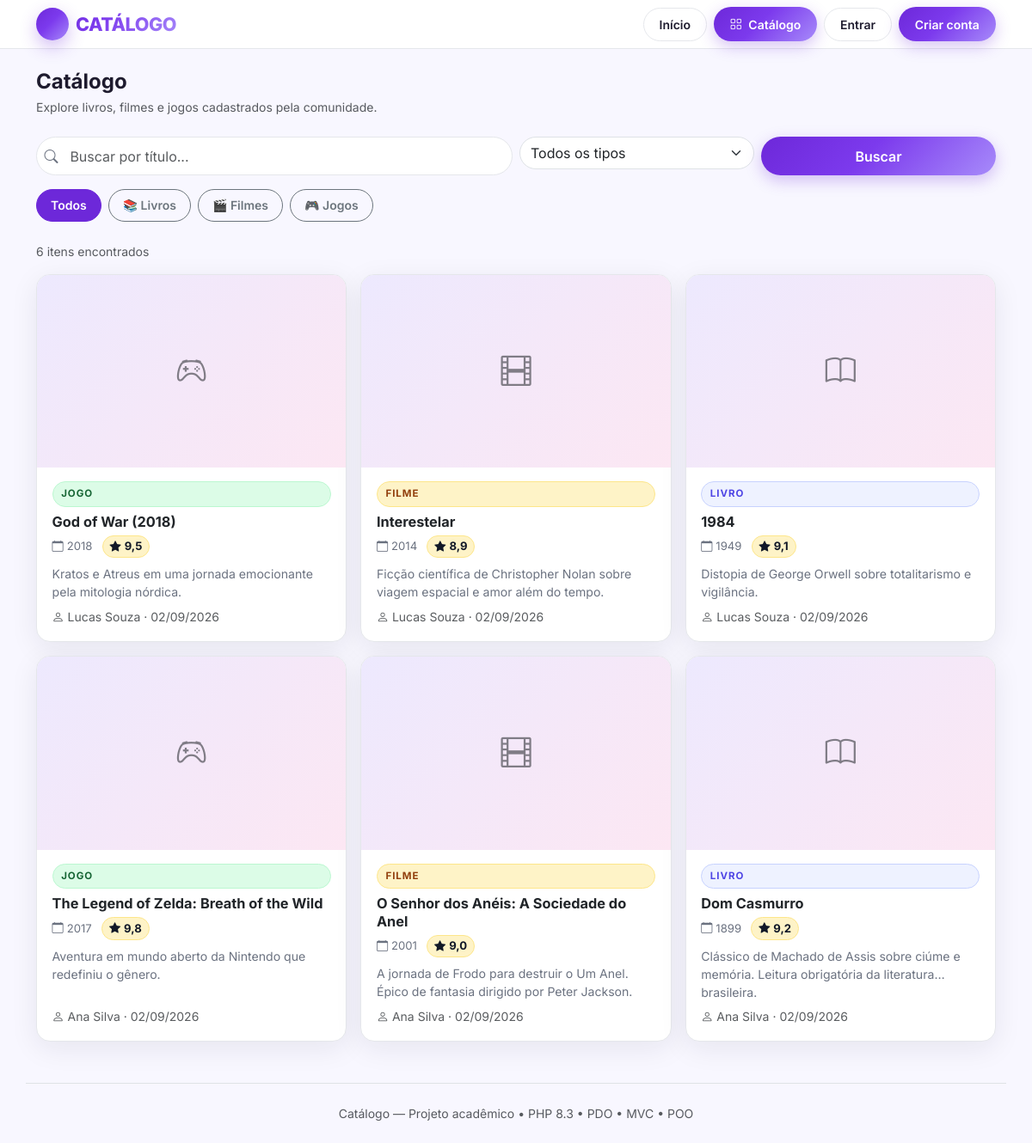
/View/catalog.php, run on the app's committed database.
### tables this page shows
CREATE TABLE IF NOT EXISTS itens (
    id          INT AUTO_INCREMENT PRIMARY KEY,
    usuario_id  INT NOT NULL,
    titulo      VARCHAR(190) NOT NULL,
    tipo        ENUM('livro','filme','jogo') NOT NULL,
    descricao   TEXT NOT NULL,
    ano         SMALLINT UNSIGNED NOT NULL,
    nota        DECIMAL(3,1) NOT NULL,
    imagem      VARCHAR(255) DEFAULT NULL,
    criado_em   DATETIME NOT NULL DEFAULT CURRENT_TIMESTAMP,
    CONSTRAINT fk_itens_usuario
        FOREIGN KEY (usuario_id) REFERENCES usuarios(id)
        ON DELETE CASCADE
        ON UPDATE CASCADE,
    INDEX idx_tipo (tipo),
    INDEX idx_titulo (titulo),
    INDEX idx_usuario (usuario_id),
    INDEX idx_criado (criado_em)
);

CREATE TABLE IF NOT EXISTS usuarios (
    id         INT AUTO_INCREMENT PRIMARY KEY,
    nome       VARCHAR(120) NOT NULL,
    email      VARCHAR(190) NOT NULL UNIQUE,
    senha      VARCHAR(255) NOT NULL,
    criado_em  DATETIME NOT NULL DEFAULT CURRENT_TIMESTAMP
);

### Model/Conexao.php (called while the page is built, shortened)
<?php
class Conexao
{
    private static ?PDO $instancia = null;
    public static function obterInstancia(): PDO
    {
        if (self::$instancia === null) {
            try {
                $dsn = "mysql:host=" . DB_HOST
                     . ";port=" . DB_PORT
                     . ";dbname=" . DB_NAME
                     . ";charset=utf8mb4";
                self::$instancia = new PDO($dsn, DB_USER, DB_PASSWORD, [
                    PDO::ATTR_ERRMODE            => PDO::ERRMODE_EXCEPTION,
                    PDO::ATTR_DEFAULT_FETCH_MODE => PDO::FETCH_ASSOC,
                    PDO::ATTR_EMULATE_PREPARES   => false,
                ]);
            } catch (PDOException $erro) {
                die("Erro ao conectar ao banco de dados: " . $erro->getMessage());
            }
        }
        return self::$instancia;
    }
}

### Controller/UsuarioController.php (called while the page is built, shortened)
<?php
class UsuarioController
{
    public function estaLogado(): bool
    {
        return isset($_SESSION["id_usuario"]);
    }
}

### Controller/ItemController.php (called while the page is built, shortened)
<?php
class ItemController
{
    private Item $itemModel;
    public function __construct()
    {
        $this->itemModel = new Item();
    }
    public function listarItens(?string $tipo, ?string $busca): array
    {
        return $this->itemModel->listarItens($tipo, $busca);
    }
}

### Model/Item.php (called while the page is built, shortened)
<?php
class Item
{
    private PDO $db;
    public function __construct()
    {
        $this->db = Conexao::obterInstancia();
    }
    public function listarItens(
        ?string $tipo = null,
        ?string $busca = null,
        ?int $idUsuario = null,
        int $limite = 0
    ): array {
        try {
            $sql = "SELECT i.id,
                           i.titulo,
                           i.tipo,
                           i.descricao,
                           i.ano,
                           i.nota,
                           i.imagem,
                           i.criado_em,
                           i.usuario_id,
                           u.nome AS nome_usuario
                    FROM itens i
                    INNER JOIN usuarios u ON u.id = i.usuario_id
                    WHERE 1 = 1";
            $parametros = [];
            $sql .= " ORDER BY i.criado_em DESC, i.id DESC";
            $stmt = $this->db->prepare($sql);
            $stmt->execute();
            return $stmt->fetchAll();
        } catch (PDOException $erro) {
            error_log("Erro ao listar itens: " . $erro->getMessage());
            return [];
        }
    }
}

### View/catalog.php (the view, shortened to what this page needs)
<?php
$usuarioController = new UsuarioController();
$itemController    = new ItemController();
$estaLogado = $usuarioController->estaLogado();
$tipo  = isset($_GET["tipo"])  ? trim($_GET["tipo"])  : null;
$busca = isset($_GET["busca"]) ? trim($_GET["busca"]) : null;
$itens = $itemController->listarItens($tipo, $busca);
function esc(string $v): string { return htmlspecialchars($v, ENT_QUOTES, "UTF-8"); }
function iconeTipo(string $t): string { return match($t){"livro"=>"bi-book","filme"=>"bi-film","jogo"=>"bi-controller",default=>"bi-tag"}; }
function classeBadge(string $t): string { return match($t){"livro"=>"badge-livro","filme"=>"badge-filme","jogo"=>"badge-jogo",default=>"badge-livro"}; }
?>
<!DOCTYPE html>
<html lang="pt-BR">
<head>
    <link href="https://cdn.jsdelivr.net/npm/bootstrap@5.3.3/dist/css/bootstrap.min.css" rel="stylesheet">
    <link href="https://cdn.jsdelivr.net/npm/bootstrap-icons@1.11.3/font/bootstrap-icons.min.css" rel="stylesheet">
    <link rel="stylesheet" href="../templates/css/global.css">
</head>
<body>
<nav class="navbar-catalogo">
    <div class="container py-2 d-flex align-items-center justify-content-between gap-3 flex-wrap">
        <a href="../index.php" class="brand d-flex align-items-center gap-2 text-decoration-none">
            <span class="logo-circle" style="width:38px;height:38px;font-size:1.1rem"><i class="bi bi-collection-play"></i></span>
            CATÁLOGO
        </a>
        <div class="d-flex align-items-center gap-2 flex-wrap">
            <a href="../index.php" class="btn btn-contorno btn-sm">Início</a>
            <a href="catalog.php" class="btn btn-primario btn-sm"><i class="bi bi-grid me-1"></i> Catálogo</a>
            <?php if ($estaLogado): ?>
                <a href="meus-itens.php" class="btn btn-contorno btn-sm">Meus itens</a>
                <a href="create.php" class="btn btn-contorno btn-sm"><i class="bi bi-plus-lg me-1"></i> Cadastrar</a>
                <a href="logout.php" class="btn btn-contorno btn-sm">Sair</a>
            <?php else: ?>
                <a href="login.php" class="btn btn-contorno btn-sm">Entrar</a>
                <a href="register.php" class="btn btn-primario btn-sm">Criar conta</a>
            <?php endif; ?>
        </div>
    </div>
</nav>
<main class="container py-4">
    <div class="d-flex align-items-center justify-content-between flex-wrap gap-3 mb-4">
        <div>
            <h1 class="h4 fw-bold mb-1">Catálogo</h1>
            <p class="text-muted small mb-0">Explore livros, filmes e jogos cadastrados pela comunidade.</p>
        </div>
    </div>
    <form method="GET" action="catalog.php" class="mb-4">
        <div class="row g-2">
            <div class="col-md-6 busca-wrap">
                <i class="bi bi-search"></i>
                <input type="text" name="busca" value="<?= esc($busca ?? "") ?>" class="form-control busca-input" placeholder="Buscar por título...">
            </div>
            <div class="col-md-3">
                <select name="tipo" class="form-select" style="border-radius:999px">
                    <option value="">Todos os tipos</option>
                </select>
            </div>
            <div class="col-md-3 d-flex gap-2">
                <button type="submit" class="btn btn-primario flex-grow-1">Buscar</button>
            </div>
        </div>
        <div class="filtros d-flex gap-2 mt-3 flex-wrap">
            <a href="catalog.php<?= $busca ? '?busca='.urlencode($busca) : '' ?>" class="btn btn-sm <?= $tipo===null?'active btn-dark':'btn-outline-secondary' ?>">Todos</a>
            <a href="catalog.php?tipo=livro<?= $busca ? '&busca='.urlencode($busca) : '' ?>" class="btn btn-sm <?= $tipo==='livro'?'active btn-dark':'btn-outline-secondary' ?>">📚 Livros</a>
            <a href="catalog.php?tipo=filme<?= $busca ? '&busca='.urlencode($busca) : '' ?>" class="btn btn-sm <?= $tipo==='filme'?'active btn-dark':'btn-outline-secondary' ?>">🎬 Filmes</a>
            <a href="catalog.php?tipo=jogo<?= $busca ? '&busca='.urlencode($busca) : '' ?>" class="btn btn-sm <?= $tipo==='jogo'?'active btn-dark':'btn-outline-secondary' ?>">🎮 Jogos</a>
        </div>
    </form>
    <div class="d-flex align-items-center justify-content-between mb-3">
        <span class="text-muted small"><?= count($itens) ?> itens encontrados</span>
    </div>
    <?php if (empty($itens)): ?>
        <div class="info-box text-center py-5">
            <div class="fs-1 mb-2">🔍</div>
            <p class="text-muted mb-3">Nenhum item encontrado.</p>
            <?php if ($estaLogado): ?>
                <a href="create.php" class="btn btn-primario">Cadastrar um item</a>
            <?php else: ?>
                <a href="register.php" class="btn btn-primario">Crie sua conta</a>
            <?php endif; ?>
        </div>
    <?php else: ?>
        <div class="row g-3">
            <?php foreach ($itens as $item): ?>
                <div class="col-12 col-sm-6 col-lg-4">
                    <a href="item.php?id=<?= (int)$item["id"] ?>" class="text-decoration-none text-dark">
                        <div class="card-catalogo">
                            <div class="capa-wrap">
                                <?php if (!empty($item["imagem"])): ?>
                                    <img src="../storage/uploads/capas/<?= esc($item["imagem"]) ?>" alt="<?= esc($item["titulo"]) ?>">
                                <?php else: ?>
                                    <span class="capa-placeholder"><i class="bi <?= iconeTipo($item["tipo"]) ?>"></i></span>
                                <?php endif; ?>
                            </div>
                            <div class="card-body-catalogo">
                                <span class="badge-tipo <?= classeBadge($item["tipo"]) ?>"><?= esc($item["tipo"]) ?></span>
                                <h3 class="card-titulo"><?= esc($item["titulo"]) ?></h3>
                                <div class="meta mb-2">
                                    <span><i class="bi bi-calendar me-1"></i><?= (int)$item["ano"] ?></span>
                                    <span class="nota"><i class="bi bi-star-fill me-1"></i><?= number_format((float)$item["nota"],1,",",".") ?></span>
                                </div>
                                <p class="card-desc mb-0"><?= esc(mb_strimwidth($item["descricao"],0,110,"...")) ?></p>
                                <small class="text-muted mt-2 d-block"><i class="bi bi-person me-1"></i><?= esc($item["nome_usuario"]) ?> · <?= date("d/m/Y", strtotime($item["criado_em"])) ?></small>
                            </div>
                        </div>
                    </a>
                </div>
            <?php endforeach; ?>
        </div>
    <?php endif; ?>
</main>
<footer class="container py-4 mt-4 text-center text-muted small border-top">
    Catálogo — Projeto acadêmico • PHP 8.3 • PDO • MVC • POO
</footer>
</body>
</html>

### templates/css/global.css (style rules this page uses)
:root { --roxo:#6d28d9; --roxo-esc:#4c1d95; --laranja:#f59e0b; --bg:#f8f7ff; --texto:#1e1b2e; --muted:#6b7280; --borda:#e5e7eb; --card:#ffffff; --radius:16px; --sombra:0 8px 32px rgba(30,27,46,.08); --grad:linear-gradient(135deg,#6d28d9 0%,#7c3aed 45%,#a78bfa 100%); --grad-esc:linear-gradient(135deg,#4c1d95 0%,#6d28d9 100%); }
* { box-sizing:border-box }
html,body { height:100% }
body { font-family:'Inter',system-ui,-apple-system,Segoe UI,Roboto,Helvetica,Arial,sans-serif; background:var(--bg); color:var(--texto); margin:0; -webkit-font-smoothing:antialiased; }
a { color:var(--roxo);text-decoration:none }
.navbar-catalogo { background:rgba(255,255,255,.92); backdrop-filter:blur(10px); border-bottom:1px solid var(--borda); position:sticky;top:0;z-index:100; }
.navbar-catalogo .brand { font-weight:800;letter-spacing:-.02em;font-size:1.35rem; background:var(--grad);-webkit-background-clip:text; -webkit-text-fill-color:transparent;background-clip:text; }
.btn-primario { background:var(--grad);color:#fff;border:0; border-radius:999px;padding:.6rem 1.2rem;font-weight:600; box-shadow:0 6px 18px rgba(109,40,217,.28); transition:transform .15s,box-shadow .15s,opacity .15s; }
.btn-contorno { background:#fff;border:1px solid var(--borda);border-radius:999px; padding:.5rem 1.1rem;font-weight:600;color:var(--texto); }
.badge-tipo { font-size:.72rem;letter-spacing:.08em;text-transform:uppercase; font-weight:700;padding:.32rem .6rem;border-radius:999px; }
.badge-livro { background:#eef2ff;color:#4f46e5;border:1px solid #c7d2fe }
.badge-filme { background:#fef3c7;color:#92400e;border:1px solid #fde68a }
.badge-jogo { background:#dcfce7;color:#166534;border:1px solid #bbf7d0 }
.card-catalogo { background:var(--card);border:1px solid var(--borda); border-radius:var(--radius);overflow:hidden; box-shadow:var(--sombra); transition:transform .18s,box-shadow .18s,border-color .18s; height:100%;display:flex;flex-direction:column; }
.capa-wrap { aspect-ratio:16/10;background:linear-gradient(135deg,#ede9fe,#fce7f3); display:flex;align-items:center;justify-content:center; overflow:hidden;position:relative; }
.capa-placeholder { font-size:2.2rem;opacity:.55 }
.card-body-catalogo { padding:1rem 1.1rem 1.1rem;flex:1;display:flex;flex-direction:column }
.card-titulo { font-weight:700;line-height:1.25;margin:.45rem 0 .35rem;font-size:1.02rem;display:-webkit-box;-webkit-line-clamp:2;-webkit-box-orient:vertical;overflow:hidden }
.card-desc { color:var(--muted);font-size:.88rem;line-height:1.5;display:-webkit-box;-webkit-line-clamp:2;-webkit-box-orient:vertical;overflow:hidden;flex:1 }
.meta { font-size:.82rem;color:var(--muted);display:flex;gap:.7rem;align-items:center;flex-wrap:wrap }
.meta .nota { font-weight:700;color:#111827;background:#fef3c7;border:1px solid #fde68a;border-radius:999px;padding:.15rem .5rem }
.filtros .btn { border-radius:999px;font-weight:600;padding:.45rem 1rem }
.filtros .btn.active { background:var(--roxo);color:#fff;border-color:var(--roxo) }
.busca-input { border-radius:999px;padding:.6rem 1rem .6rem 2.4rem;border:1px solid var(--borda);background:#fff }
.busca-wrap { position:relative }
.busca-wrap i { position:absolute;left:.85rem;top:50%;transform:translateY(-50%);color:var(--muted) }
.logo-circle { width:52px;height:52px;border-radius:50%;display:flex;align-items:center;justify-content:center;background:var(--grad);color:#fff;box-shadow:0 8px 20px rgba(109,40,217,.3) }

### data on the page
itens: tipo "JOGO", titulo "God of War (2018)", ano "2018", nota "9,5", descricao "Kratos e Atreus em uma jornada emocionante pela mitologia nórdica.", usuario.nome "Lucas Souza", criado_em "02/09/2026"
itens: tipo "FILME", titulo "Interestelar", ano "2014", nota "8,9", descricao "Ficção científica de Christopher Nolan sobre viagem espacial e amor além do tempo.", usuario.nome "Lucas Souza", criado_em "02/09/2026"
itens: tipo "LIVRO", titulo "1984", ano "1949", nota "9,1", descricao "Distopia de George Orwell sobre totalitarismo e vigilância.", usuario.nome "Lucas Souza", criado_em "02/09/2026"
itens: tipo "JOGO", titulo "The Legend of Zelda: Breath of the Wild", ano "2017", nota "9,8", descricao "Aventura em mundo aberto da Nintendo que redefiniu o gênero.", usuario.nome "Ana Silva", criado_em "02/09/2026"
itens: tipo "FILME", titulo "O Senhor dos Anéis: A Sociedade do Anel", ano "2001", nota "9,0", descricao "A jornada de Frodo para destruir o Um Anel. Épico de fantasia dirigido por Peter Jackson.", usuario.nome "Ana Silva", criado_em "02/09/2026"
itens: tipo "LIVRO", titulo "Dom Casmurro", ano "1899", nota "9,2", descricao "Clássico de Machado de Assis sobre ciúme e memória. Leitura obrigatória da literatura brasileira.", usuario.nome "Ana Silva", criado_em "02/09/2026"

### other printed values
count($itens) "6"
